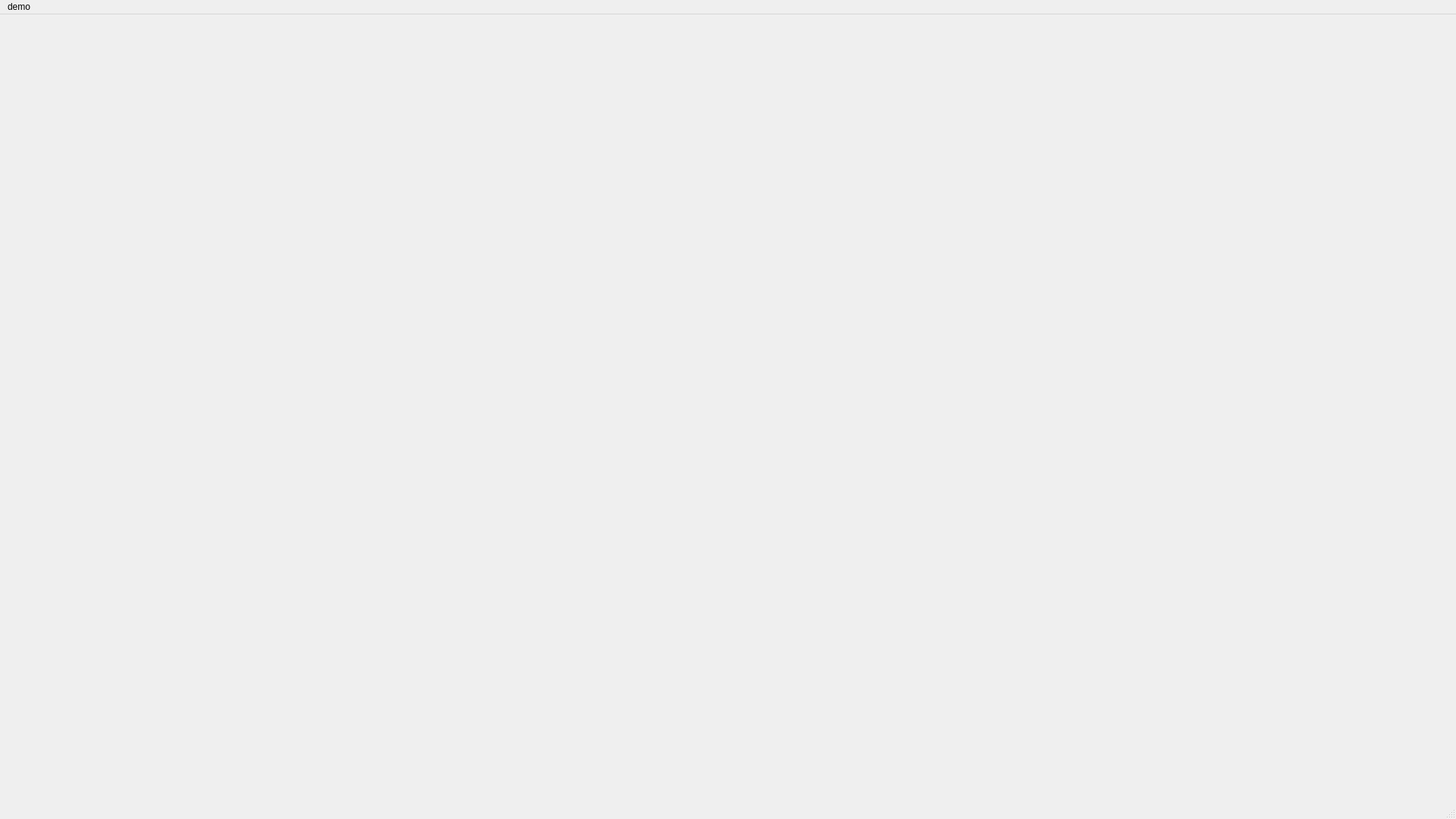
<?xml version="1.0" encoding="UTF-8"?>
<ui version="4.0">
 <class>MainWindow</class>
 <widget class="QMainWindow" name="MainWindow">
  <property name="geometry">
   <rect>
    <x>0</x>
    <y>0</y>
    <width>1920</width>
    <height>1080</height>
   </rect>
  </property>
  <property name="windowTitle">
   <string>MainWindow</string>
  </property>
  <widget class="QWidget" name="centralwidget"/>
  <widget class="QMenuBar" name="menubar">
   <property name="geometry">
    <rect>
     <x>0</x>
     <y>0</y>
     <width>1920</width>
     <height>17</height>
    </rect>
   </property>
   <widget class="QMenu" name="menudemo">
    <property name="title">
     <string>demo</string>
    </property>
   </widget>
   <addaction name="menudemo"/>
  </widget>
  <widget class="QStatusBar" name="statusbar"/>
  <action name="actiontest1">
   <property name="text">
    <string>test1</string>
   </property>
  </action>
 </widget>
 <resources/>
 <connections/>
</ui>
